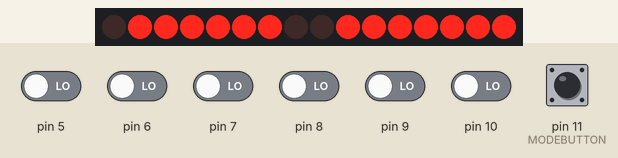
This sketch was run on a simulated Arduino Uno, built with avr-gcc and run on an emulated ATmega328P. On the bench: 16 shift-register outputs drawn as a row of LEDs (first output left, lit = HIGH). Wiring (inferred from the names in the program): 2 × shift register (74HC595): data pin 2; shift clock pin 3; latch pin 4. Wiring (inferred from the signals the program sends): row of LEDs: on Q0, Q1, Q2, Q3, Q4, Q5, Q6, Q7, Q8, Q9, Q10, Q11, Q12, Q13, Q14, Q15. The test bench sets the inputs (shaded band); at power-on: pin 11 (MODEBUTTON) HIGH, pin 5–10 LOW. What the sketch prints to the serial monitor is not drawn.

Above: at 1.4 s.
1.5 s: pin 11 (MODEBUTTON) pulled LOW for 0.15 s
At 1.76 s:
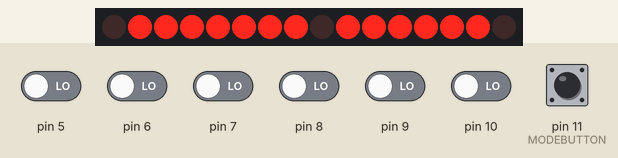
2.2 s: pin 6 driven HIGH
At 2.9 s:
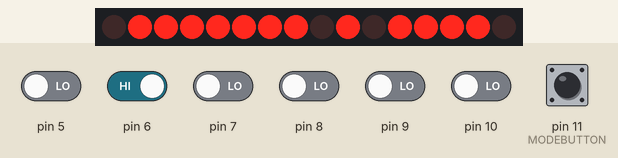
3.8 s: pin 6 driven LOW
5.3 s: pin 7 driven HIGH
At 5.6 s:
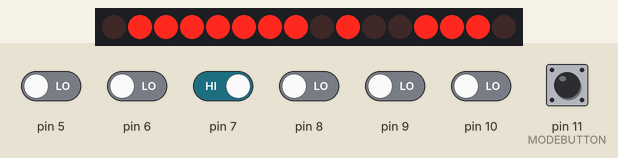
6.8 s: pin 7 driven LOW
8.3 s: pin 8 driven HIGH
At 9.1 s:
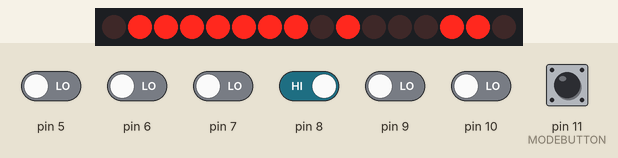
Timing chart, 0 to 10.8 s (numbered marks = the images above; inputs shaded):
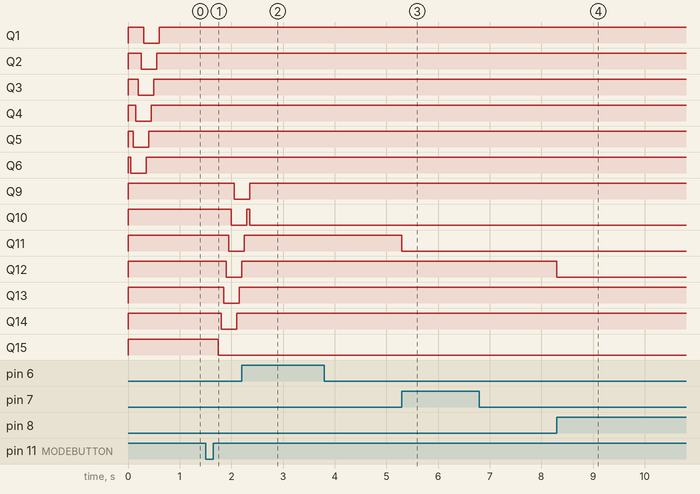

The sketch:

LeeBoard0.5.ino
```cpp
/*
  LeeBoard 0.5
  Marc Ciufo Green 30/05/2016

  Code for a MIDI pedal board for use with Apple MainStage
  MIDI CC and MIDI Note modes for patch/FX changes & sound triggering
  Includes provision for reading six footswitch buttons, MIDI transmission and LED feedback
  LED feedback can be set to momentary or latching (CC)
  MainStage always prefers momentary implementation of MIDI CC messages themselves
*/

#define PEDAL 0
#define PEDALSWITCH 15
#define DATA 2
#define CLOCK 3
#define LATCH 4
#define MIDINUMBER 81 // lowest MIDI CC / Note number sent out by footswitch
#define BUTTONSTART 5
#define MODEBUTTON 11 // pin where the mode switch button is connected

byte redLeds = 254; // 1111111(0) - all LEDs off - this way we only use one side of the 595
byte blueLeds = 126; // 011111(0)
int i;

bool buttonState[6];
bool oldButtonState[6];
long int buttonPressedTimes[6]; // stores last time buttons were pressed

bool modeButtonCurrent; // latest mode button state
bool modeButtonPrev; // old mode button state
long int modeButtonPressedTime; // stores last time button was pressed

int debounceDelay = 250;

bool noteMode = 0; // initialise to CC mode
int midiMessageType = 0xB0; // initialise to CC messages

bool ledLatch[6] = {1, 1, 1, 0, 0, 0}; // 1 = latching, 0 = momentary
// MainStage always prefers momentary MIDI messages

bool ledState[6];// = {0, 0, 0, 0, 0, 0}; // store LED states for latching

int pedalValue = 0;
int midiVal;
int lastMidiVal;

void setup()
{
  pinMode(DATA, OUTPUT);
  pinMode(LATCH, OUTPUT);
  pinMode(CLOCK, OUTPUT);

  Serial.begin(31250);
}

void loop()
{
  shiftWrite(); // write current state of LED to shift registers
  readModeButton(); // check the mode button

  for (i = 0; i < 6; i++) // loop through all buttons
  {
    buttonState[i] = digitalRead(i + BUTTONSTART);
    if (buttonState[i] != oldButtonState[i] && millis() - debounceDelay > buttonPressedTimes[i])
    {
      buttonPressedTimes[i] = millis();
      if (buttonState[i])
      {
//        buttonPressedTimes[i] = millis();

        if (noteMode)
        {
          midiSend(midiMessageType, MIDINUMBER + i, 127); // send note on
          flipLedState('r', i); // flip LED state variable (HIGH)

          while (buttonState[i])
          {
            shiftWrite(); // write LED values to circuit
            buttonState[i] = digitalRead(i + BUTTONSTART); // hold up the program as long as button is pressed
          }

          midiSend(midiMessageType, MIDINUMBER + i, 0); // send note off
          flipLedState('r', i); // flip LED state variable (LOW)
        }

        else // CC mode
        {
          switch (ledLatch[i])
          {
            case 0: // switch set to momentary

              midiSend(midiMessageType, MIDINUMBER + i, 127); // send CC HIGH
              flipLedState('b', i); // flip LED state variable (HIGH)

              while (buttonState[i] == HIGH)
              {
                shiftWrite();
                buttonState[i] = digitalRead(i + BUTTONSTART);
              }

              midiSend(midiMessageType, MIDINUMBER + i, 0); // send CC LOW
              flipLedState('b', i); // flip LED state variable (LOW)
              break;


            case 1: // switch set to latch

              midiSend(midiMessageType, MIDINUMBER + i, 127); // send CC HIGH

              ledState[i] = !ledState[i]; // flip LED state
              flipLedState('b', i); // flip LED state variable (HIGH OR LOW)

              while (buttonState[i] == HIGH)
              {
                shiftWrite(); // write LED values to circuit
                buttonState[i] = digitalRead(i + BUTTONSTART); // hold up the program as long as button is pressed
              }

              midiSend(midiMessageType, MIDINUMBER + i, 0); // send CC LOW
              break;


            default:
              break;
          }
          oldButtonState[i] = buttonState[i]; // latest button readings become last button readings
        }
      }
    }
  }
}

void flipLedState(char ledColour, byte ledNum)
{
  if (ledColour == 'r')
  {
    redLeds = redLeds xor 1 << ledNum + 1; // xor of 1 flips bit at given position
  }
  else if (ledColour == 'b')
  {
    blueLeds = blueLeds xor 1 << ledNum + 1;
  }
}

void shiftWrite()
{
  digitalWrite(LATCH, HIGH);
  shiftOut(DATA, CLOCK, MSBFIRST, blueLeds);
  shiftOut(DATA, CLOCK, MSBFIRST, redLeds);
  digitalWrite(LATCH, LOW);
}

// MIDI sending function
void midiSend(int message, int num, int val)
{
  Serial.write(message); Serial.write(num); Serial.write(val);
  delay(1);
}

void readModeButton()
{
  modeButtonCurrent = digitalRead(MODEBUTTON); // read mode button

  if (modeButtonCurrent != modeButtonPrev && millis() - debounceDelay > modeButtonPressedTime)
  {
    modeButtonPressedTime = millis();
    if (modeButtonCurrent == HIGH)
    {
      noteMode = !noteMode; // if the button is pressed, flip noteMode state

      if (noteMode)
      {
        midiMessageType = 0x91; // note on channel 2
      }
      else
      {
        midiMessageType = 0xB0; // CC channel 1
      }

      flashLeds(); // run flashy LED mode change feedback routine
    }
    modeButtonPrev = modeButtonCurrent;
  }
}

void flashLeds()
{
  flipLedState('b', 6);
  flipLedState('r', 6);
  shiftWrite();
  if (noteMode)
  {
    for (i = 5; i >= 0; i--) // loop through all LEDs
    {
      if (ledState[i] == HIGH) // if the current CC LED is latched to HIGH
      {
        flipLedState('b', i); // switch it off only when the wave gets to it (looks neater)
        shiftWrite();
      }
      flipLedState('r', i); // flash on all LEDs in quick succession
      shiftWrite();
      delay(50);
    }

    for (i = 5; i >= 0; i--)
    {
      flipLedState('r', i); // if we've switched to note mode, write all LOW
      shiftWrite();
      delay(50);
    }
  }
  else
  {
    for (i = 5; i >= 0; i--)
    {
      flipLedState('b', i); // flash on all LEDs in quick succession
      shiftWrite();
      delay(50);
    }
    for (i = 5; i >= 0; i--)
    {
      if (!ledState[i]) // if LED in position i is not on from previous CC use
      {
        flipLedState('b', i); // switch off
        shiftWrite();
        delay(50);
      }
    }
  }
}
```

Measured:
- after the input at 1.5 s, Q9: HIGH → LOW after 0.55 s; Q10: HIGH → LOW after 0.50 s; Q11: HIGH → LOW after 0.45 s; Q12: HIGH → LOW after 0.40 s; Q13: HIGH → LOW after 0.35 s, → HIGH 0.30 s later
- after the input at 3.8 s, every drawn part: stays the same
- after the input at 5.3 s, Q11: HIGH → LOW at once
- after the input at 6.8 s, every drawn part: stays the same
- after the input at 8.3 s, Q12: HIGH → LOW at once
